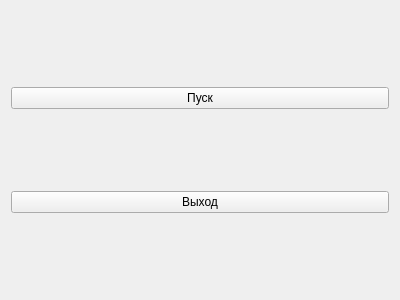
<?xml version="1.0" encoding="UTF-8"?>
<ui version="4.0">
 <class>Widget</class>
 <widget class="QWidget" name="Widget">
  <property name="geometry">
   <rect>
    <x>0</x>
    <y>0</y>
    <width>400</width>
    <height>300</height>
   </rect>
  </property>
  <property name="windowTitle">
   <string>Widget</string>
  </property>
  <layout class="QHBoxLayout" name="horizontalLayout">
   <item>
    <layout class="QVBoxLayout" name="verticalLayout">
     <item>
      <widget class="QPushButton" name="pushButton">
       <property name="text">
        <string>Пуск</string>
       </property>
      </widget>
     </item>
     <item>
      <widget class="QPushButton" name="pushButton_2">
       <property name="text">
        <string>Выход</string>
       </property>
      </widget>
     </item>
    </layout>
   </item>
  </layout>
 </widget>
 <layoutdefault spacing="6" margin="11"/>
 <resources/>
 <connections/>
</ui>
